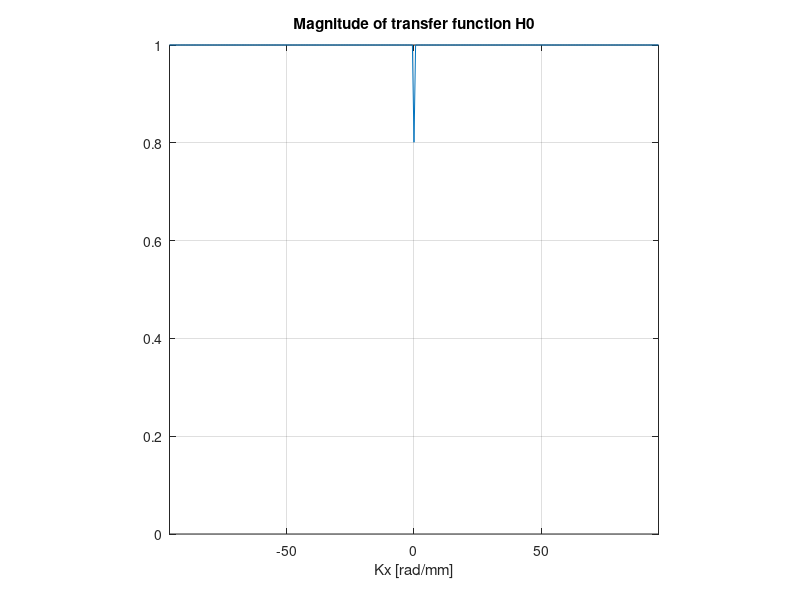
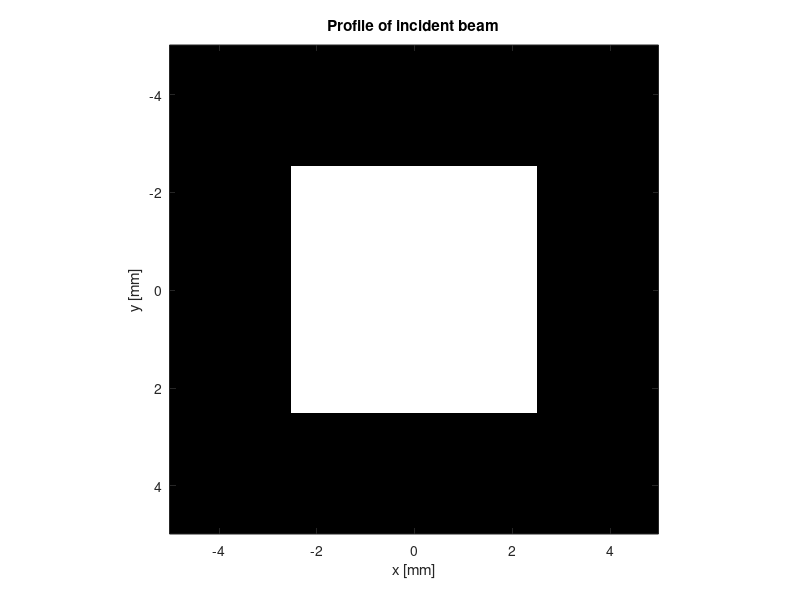
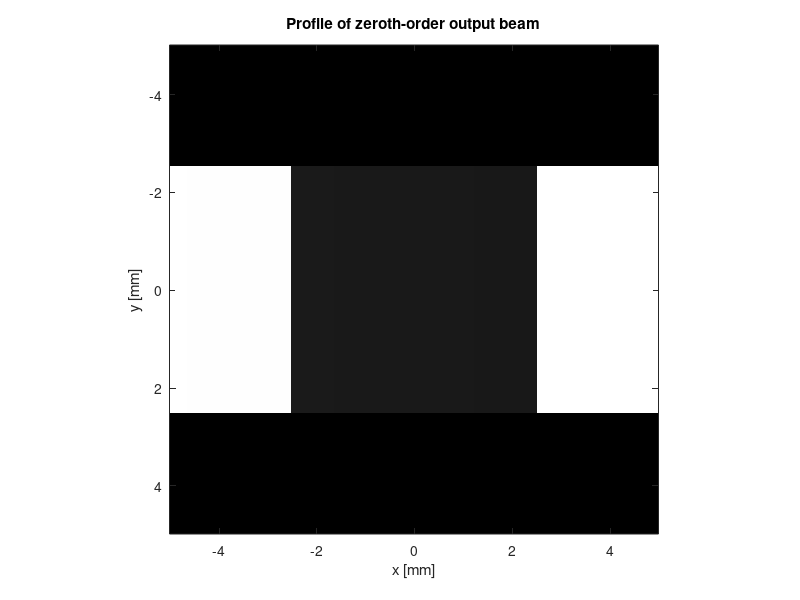

MATLAB code for these plots, in order:
% AO_spatial_filtering_corrected.m
clear
Q=input('Q= ');
z=1;
Ld=input('Wavelength of sound wave in [mm] (0.1 mm nominal value)= ');
Ld=Ld*10^-3;
al=input('alpha = ');
X_Sx=input('Length of square in [mm] (enter 1-3)= ');
X_Sx=X_Sx*10^-3;

Xmin=-0.005;
Xmax=0.005;
Step_s=0.5*6.5308e-005;
x=Xmin:Step_s:Xmax;

% Length of consideration range
L=Xmax-Xmin;

% Ratio of square
R=X_Sx/L;

n=size(x);
N=n(2);

% Square size
Sx=round(N*R);

% Create square aperture
Einc=zeros(N,N);
Einc(round(N/2)-round(Sx/2):round(N/2)+round(Sx/2), ...
     round(N/2)-round(Sx/2):round(N/2)+round(Sx/2)) = 1;

% FFT of input
F_Einc=fftshift(fft2(Einc));

% dx
dx=L/(N-1);

% Space and frequency axes
for k=1:N
    X(k)=L/N*(k-1)-L/2;
    Y(k)=L/N*(k-1)-L/2;

    Kxp(k)=(2*pi*(k-1))/((N-1)*dx);
    Kyp(k)=(2*pi*(k-1))/((N-1)*dx);
end

Kx=Kxp-max(Kxp)/2;
Ky=Kyp-max(Kyp)/2;

% ----------- CORRECT H0 -----------
H0=zeros(N,N);
for l=1:N
    for m=1:N
        d_x = Kx(m);   % FIXED (removed wrong scaling)

        beta = sqrt((d_x*Q/4)^2 + (al/2)^2);
        A = cos(beta*z);
        B = sin(beta*z)/beta;

        H0(l,m) = exp(-1i*d_x*Q*z/4)*(A + 1i*d_x*Q/4*B);
    end
end

% ----------- APPLY FILTER -----------
F_Eout_zero = F_Einc .* H0;

% Inverse FFT
E_out_zero = ifft2(ifftshift(F_Eout_zero));

% Scale axes to mm
X = X*10^3;
Y = Y*10^3;
Kx = Kx*10^-3;
Ky = Ky*10^-3;

% ----------- PLOTS -----------

figure(1)
plot(Kx,abs(H0(round(N/2),:)))
title('Magnitude of transfer function H0')
xlabel('Kx [rad/mm]')
grid on
axis([min(Kx) max(Kx) 0 1])
axis square

figure(2)
imagesc(X,Y,abs(Einc))
colormap(gray(256))
title('Profile of incident beam')
xlabel('x [mm]')
ylabel('y [mm]')
axis square

figure(3)
imagesc(X,Y,abs(E_out_zero)/max(max(abs(E_out_zero))))
colormap(gray(256))
title('Profile of zeroth-order output beam')
xlabel('x [mm]')
ylabel('y [mm]')
axis square
